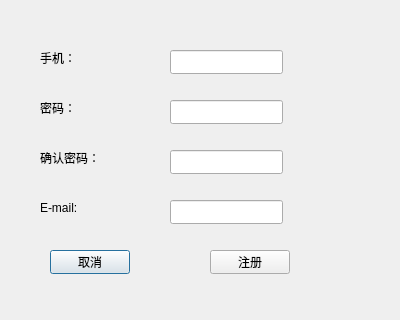
<?xml version="1.0" encoding="UTF-8"?>
<ui version="4.0">
 <class>RegisterDialog</class>
 <widget class="QDialog" name="RegisterDialog">
  <property name="geometry">
   <rect>
    <x>0</x>
    <y>0</y>
    <width>400</width>
    <height>320</height>
   </rect>
  </property>
  <property name="windowTitle">
   <string>Dialog</string>
  </property>
  <widget class="QLabel" name="PhoneLabel">
   <property name="geometry">
    <rect>
     <x>40</x>
     <y>50</y>
     <width>59</width>
     <height>16</height>
    </rect>
   </property>
   <property name="text">
    <string>手机：</string>
   </property>
  </widget>
  <widget class="QLabel" name="pwdLabel">
   <property name="geometry">
    <rect>
     <x>40</x>
     <y>100</y>
     <width>59</width>
     <height>16</height>
    </rect>
   </property>
   <property name="text">
    <string>密码：</string>
   </property>
  </widget>
  <widget class="QLabel" name="pwdLabel1">
   <property name="geometry">
    <rect>
     <x>40</x>
     <y>150</y>
     <width>59</width>
     <height>16</height>
    </rect>
   </property>
   <property name="text">
    <string>确认密码：</string>
   </property>
  </widget>
  <widget class="QLabel" name="EmailLabel">
   <property name="geometry">
    <rect>
     <x>40</x>
     <y>200</y>
     <width>59</width>
     <height>16</height>
    </rect>
   </property>
   <property name="text">
    <string>E-mail:</string>
   </property>
  </widget>
  <widget class="QLineEdit" name="PhoneLineEdit">
   <property name="geometry">
    <rect>
     <x>170</x>
     <y>50</y>
     <width>113</width>
     <height>24</height>
    </rect>
   </property>
  </widget>
  <widget class="QLineEdit" name="pwdLineEdit1">
   <property name="geometry">
    <rect>
     <x>170</x>
     <y>100</y>
     <width>113</width>
     <height>24</height>
    </rect>
   </property>
  </widget>
  <widget class="QLineEdit" name="pwdLineEdit2">
   <property name="geometry">
    <rect>
     <x>170</x>
     <y>150</y>
     <width>113</width>
     <height>24</height>
    </rect>
   </property>
  </widget>
  <widget class="QLineEdit" name="EmailLineEdit">
   <property name="geometry">
    <rect>
     <x>170</x>
     <y>200</y>
     <width>113</width>
     <height>24</height>
    </rect>
   </property>
  </widget>
  <widget class="QPushButton" name="CancelBtn">
   <property name="geometry">
    <rect>
     <x>50</x>
     <y>250</y>
     <width>80</width>
     <height>24</height>
    </rect>
   </property>
   <property name="text">
    <string>取消</string>
   </property>
  </widget>
  <widget class="QPushButton" name="OKBtn">
   <property name="geometry">
    <rect>
     <x>210</x>
     <y>250</y>
     <width>80</width>
     <height>24</height>
    </rect>
   </property>
   <property name="text">
    <string>注册</string>
   </property>
  </widget>
 </widget>
 <resources/>
 <connections/>
</ui>
